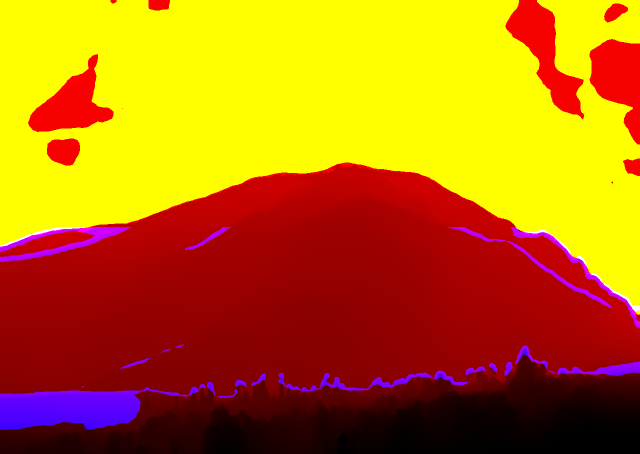
#> input picture package/contents/photos/autumn__wild__autumn-forest-near-a-mountain/maps.png, 1280 x 908 px, found by its file name (shown at 1/2 size)
$ python skyline.py ../package/contents/photos/autumn__wild__autumn-forest-near-a-mountain/photo.jpg
#> lines starting #> are read from the running program, lines starting #| are printed output that depends on the picture; after the words box and inside, x2 and y2 are one past the last pixel; in counts of white or black regions, pixels touching at a corner belong together
#!/usr/bin/env python3
"""Per-photo extras that only need the existing maps (no ML models):

  Skyline.qml  where the open sky ends in each of 64 columns (photo y, 0 = top),
               so fireworks burst in open sky and launch from behind the skyline
  maps2.png B  mirror line covering water as well as ground, so lakes and
               rivers reflect the sky (and the fireworks)
  sky.png      the sky mask at up to 1920 px wide, edge-fitted to the photo with a
               guided filter, so the live sky meets treetops and roofs without halos
  (run tools/repack_maps.py first on folders made before maps3.png existed)

usage: skyline.py PHOTO_DIR [PHOTO_DIR ...]   (folders holding maps.png)
"""
import os
import sys

import numpy as np
from PIL import Image

COLS = 64


def mirror_line(mask):
    """For each masked pixel, the top row (0..1) of its vertical run."""
    h = mask.shape[0]
    rows = np.arange(h)[:, None].repeat(mask.shape[1], 1)
    start = mask.copy()
    start[1:] &= ~mask[:-1]
    top = np.maximum.accumulate(np.where(start, rows, -1), axis=0)
    return np.where(mask, top / h, 0.0)


def box(a, r):
    """Mean over a (2r+1)^2 window, via integral images."""
    k = 2 * r + 1
    p = np.pad(a, r + 1, mode="edge").cumsum(0).cumsum(1)
    return (p[k:, k:] - p[:-k, k:] - p[k:, :-k] + p[:-k, :-k])[:a.shape[0], :a.shape[1]] / (k * k)


def guided(guide, src, r, eps):
    """He et al. guided filter: src smoothed but following guide's edges."""
    mi, mp = box(guide, r), box(src, r)
    cov = box(guide * src, r) - mi * mp
    var = box(guide * guide, r) - mi * mi
    a = cov / (var + eps)
    b = mp - a * mi
    return box(a, r) * guide + box(b, r)


def fine_sky(folder, sky):
    photo = Image.open(os.path.join(folder, "photo.jpg")).convert("RGB")
    w = min(1920, photo.width)
    h = round(photo.height * w / photo.width)
    rgb = np.asarray(photo.resize((w, h), Image.LANCZOS), dtype=np.float32) / 255
    # sky is bright and blue-ish: use a guide that separates it from foliage well
    guide = 0.5 * rgb[..., 2] + 0.3 * rgb.mean(2) + 0.2 * (rgb[..., 2] - rgb[..., 0])
    coarse = np.asarray(Image.fromarray((sky * 255).astype(np.uint8)).resize((w, h), Image.BILINEAR),
                        dtype=np.float32) / 255
    # The segmenter is cautious at the edges: gaps in treetops and slivers by
    # walls often read as "not sky". Near the sky, anything that matches the
    # sky's colour on that row is sky too.
    conf = coarse > 0.9
    ref = np.zeros((h, 3), np.float32)
    have = np.zeros(h, bool)
    for y in range(h):
        row = rgb[y][conf[y]]
        if len(row) > 8:
            ref[y] = np.median(row, 0)
            have[y] = True
    if have.any():
        idx = np.nonzero(have)[0]
        nearest = idx[np.clip(np.searchsorted(idx, np.arange(h)), 0, len(idx) - 1)]
        ref = ref[nearest]
        lowest = idx.max()
        near_sky = box(conf.astype(np.float32), 30) > 0.02
        diff = np.abs(rgb - ref[:, None, :]).max(2)
        lum, rlum = rgb.mean(2), ref.mean(1)[:, None]
        match = (diff < 0.07) & (lum > rlum - 0.06) & near_sky & ~conf
        match[lowest + 1:] = False                      # not lakes or anything below the sky
        coarse = np.maximum(coarse, match * np.clip(1 - diff / 0.07, 0, 1) * 1.5).clip(0, 1)
    out = coarse
    for r, eps in ((10, 4e-4), (3, 1e-4)):
        out = np.clip(guided(guide, out, r, eps), 0, 1)
    # sharpen the soft edge a little, keep it anti-aliased
    out = np.clip((out - 0.38) * 3.0 + 0.5, 0, 1)        # lean toward sky: covers bright fringes
    Image.fromarray((out * 255 + 0.5).astype(np.uint8), "L").save(os.path.join(folder, "sky.png"), optimize=True)
    return out


def fix_edge_depth(folder, fine):
    """Thin things against the sky (treetops, wires, roof edges) come out of the
    depth model blended with the sky, i.e. far away. Give pixels near the sky
    the depth of the nearest solid thing around them instead."""
    from PIL import ImageFilter
    p = os.path.join(folder, "maps.png")
    m = np.asarray(Image.open(p).convert("RGB")).copy()
    h, w = m.shape[:2]
    sky = np.asarray(Image.fromarray((fine * 255).astype(np.uint8)).resize((w, h), Image.BILINEAR)) > 127
    d = m[..., 0].copy()
    d[sky] = 255                                         # sky never wins a minimum
    low = np.asarray(Image.fromarray(d).filter(ImageFilter.MinFilter(15)))
    near = box(sky.astype(np.float32), 10) > 0.01
    fix = near & ~sky
    m[..., 0] = np.where(fix, np.minimum(m[..., 0], low), m[..., 0])
    m[..., 0] = np.where(sky, 255, m[..., 0])
    Image.fromarray(m, "RGB").save(p, optimize=True)


def skyline(sky):
    h, w = sky.shape
    out = []
    for i in range(COLS):
        col = sky[:, int(i * w / COLS):int((i + 1) * w / COLS)].mean(1)
        # walk down from the top while it's mostly sky
        run = np.convolve(col, np.ones(9) / 9, mode="same")
        below = np.nonzero(run < 0.5)[0]
        out.append(round(float(below[0] / h) if len(below) else 1.0, 3))
    return out


def process(folder):
    m = np.asarray(Image.open(os.path.join(folder, "maps.png")).convert("RGB"), dtype=np.float32) / 255
    sky, ground = m[..., 1], m[..., 2]
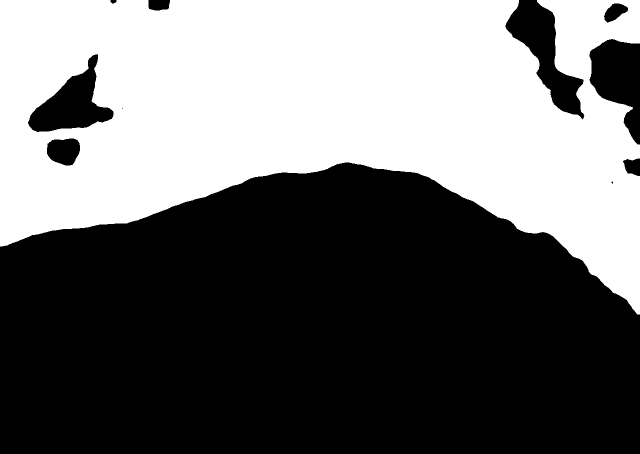
#> sky: shape (908, 1280) float32 (shown at 1/2 size); values 0 (black) and 1 (white), 42.6% white; 1 white region, box (x1, y1, x2, y2) and area: (0, 0, 1280, 629) 495167
#> ground: shape (908, 1280) float32; values 0 (black) and 1 (white), 3.5% white; 23 white regions (4 under 20 px), largest, box (x1, y1, x2, y2) and area: (0, 768, 411, 859) 19384, (0, 454, 263, 524) 5694, (1021, 454, 1280, 656) 3971
    water = np.asarray(Image.open(os.path.join(folder, "maps3.png")).convert("RGB"), dtype=np.float32)[..., 0] / 255
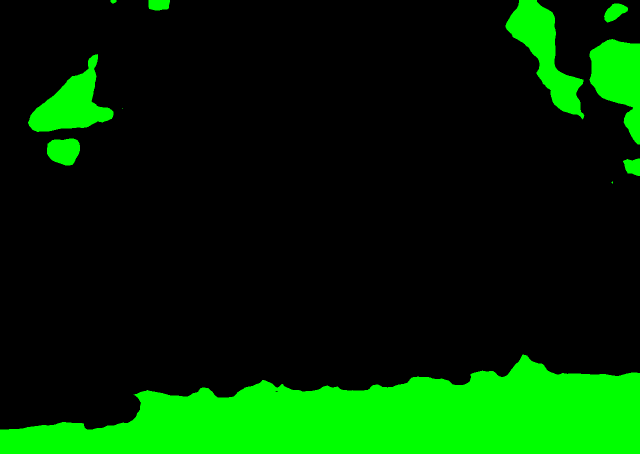
#> input picture package/contents/photos/autumn__wild__autumn-forest-near-a-mountain/maps3.png, 1280 x 908 px, found by its file name (shown at 1/2 size)
#> water: shape (908, 1280) float32; every value is 0
    line = skyline(sky)
#> after the loop in skyline, `for i in range(COLS):`: out = 64 values, max 0.583 at index 58, min 0 at index 11, mean 0.299
#> line has the same summary as out in skyline
    fix_edge_depth(folder, fine_sky(folder, sky))
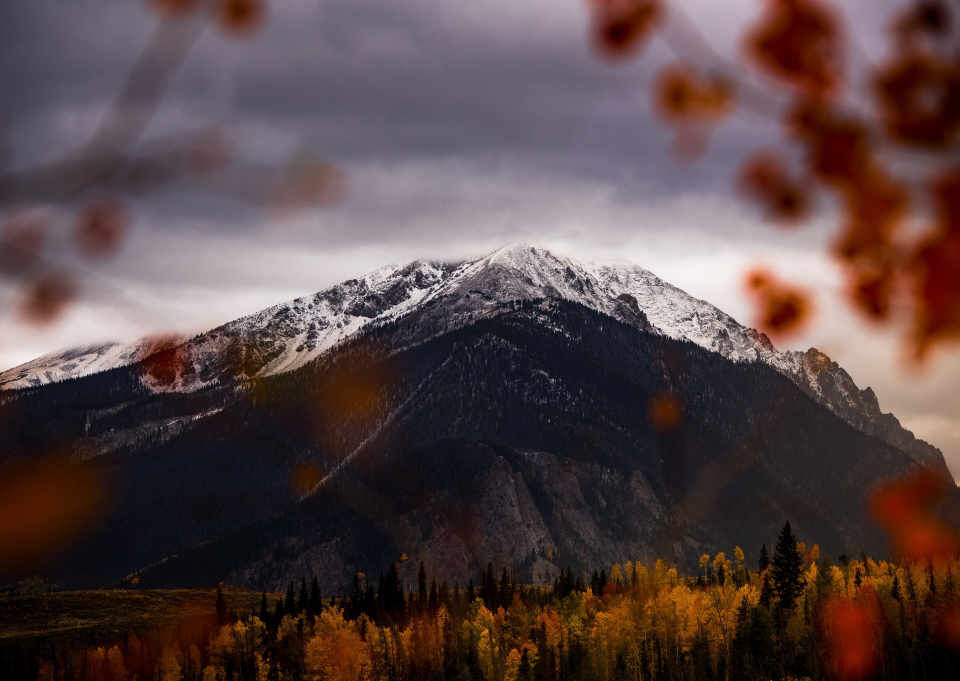
#> input picture package/contents/photos/autumn__wild__autumn-forest-near-a-mountain/photo.jpg, 3840 x 2723 px, found by its file name (shown at 1/4 size)
#> in fine_sky, photo is the input picture: PIL image 3840x2723 RGB; mean R, G, B 87.6, 69.3, 69.5
#> in fine_sky, `conf = coarse > 0.9`: conf: shape (1362, 1920) bool; 42.5% white; 1 white region, box (x1, y1, x2, y2) and area: (0, 0, 1920, 943) 1110110
#> after the loop in fine_sky, `for y in range(h):`: ref = 1362 rows, first 8: [0.522, 0.447, 0.518], [0.518, 0.447, 0.514], [0.518, 0.443, 0.51], [0.518, 0.443, 0.51], [0.514, 0.439, 0.506], [0.514, 0.435, 0.506], [0.514, 0.435, 0.502], [0.514, 0.435, 0.502]
#> in fine_sky, `idx = np.nonzero(have)[0]`: idx = 942 values from 0 to 941
#> in fine_sky, `nearest = idx[np.clip(np.searchsorted(idx, np.arange(h)), 0, len(idx) ..`: nearest = 1362 values from 0 to 941
#> in fine_sky, `lowest = idx.max()`: lowest = 941
#> in fine_sky, `near_sky = box(conf.astype(np.float32), 30) > 0.02`: near_sky: shape (1362, 1920) bool; 47.9% white; 1 white region, box (x1, y1, x2, y2) and area: (0, 0, 1920, 972) 1252902
#> in fine_sky, `lum, rlum = rgb.mean(2), ref.mean(1)[:, None]`: rlum = 1362 values, max 0.786 at index 511, min 0.382 at index 180, mean 0.531
#> in fine_sky, `match = (diff < 0.07) & (lum > rlum - 0.06) & near_sky & ~conf`: match: shape (1362, 1920) bool; 0.54% white; 1320 white regions (1271 under 20 px), largest, box (x1, y1, x2, y2) and area: (130, 200, 290, 312) 5226, (822, 504, 997, 534) 764, (210, 677, 281, 715) 750
#> the loop in fine_sky, `for r, eps in ((10, 4e-4), (3, 1e-4)):` made 2 passes
#> pass 1, in box (call 2), `p = np.pad(a, r + 1, mode="edge").cumsum(0).cumsum(1)`:
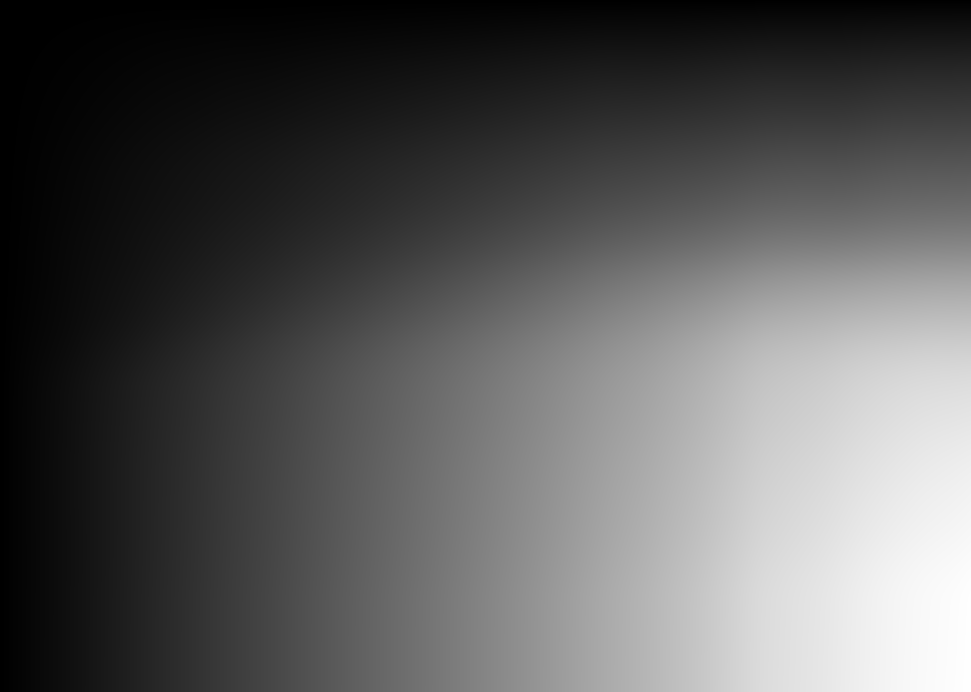
#> p: shape (1384, 1942) float32 (shown at 1/2 size); min 0.237, max 563063.6, mean 198304.6; drawn with min black and max white
#> in fix_edge_depth, m is the input picture: shape (908, 1280, 3); mean R, G, B 186.2, 108.6, 8.9
#> in fix_edge_depth, `sky = np.asarray(Image.fromarray((fine * 255).astype(np.uint8)).resize..`: sky: shape (908, 1280) bool; 43.3% white; 24 white regions (23 under 20 px), largest, box (x1, y1, x2, y2) and area: (0, 0, 1280, 631) 503020
#> in fix_edge_depth, `near = box(sky.astype(np.float32), 10) > 0.01`: near: shape (908, 1280) bool; 46.4% white; 1 white region, box (x1, y1, x2, y2) and area: (0, 0, 1280, 641) 539524
#> in fix_edge_depth, `fix = near & ~sky`: fix: shape (908, 1280) bool; 3.1% white; 108 white regions (99 under 20 px), largest, box (x1, y1, x2, y2) and area: (0, 327, 1280, 641) 17019, (1012, 0, 1165, 229) 6687, (60, 159, 224, 262) 4591
#> in fix_edge_depth, `m[..., 0] = np.where(fix, np.minimum(m[..., 0], low), m[..., 0])`: m: shape (908, 1280, 3); 0.89% of pixels changed, all inside (x1, y1, x2, y2) = (0, 327, 1280, 641)
    with open(os.path.join(folder, "Skyline.qml"), "w") as f:
        f.write("// generated by tools/skyline.py: open sky ends at these photo heights, left to right\n")
        f.write("import QtQml\nQtObject { readonly property var y: %s }\n" % line)
    p2 = os.path.join(folder, "maps2.png")
    m2 = np.asarray(Image.open(p2).convert("RGB")).copy()
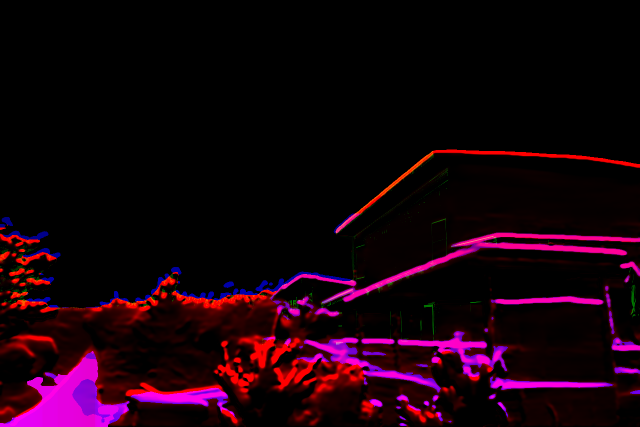
#> input picture package/contents/photos/clear_day__town__forest-house/maps2.png, 1280 x 853 px, found by its file name (shown at 1/2 size)
#> m2 is the input picture: shape (853, 1280, 3); mean R, G, B 23.7, 0.6, 11.8
    mirror = mirror_line((ground > 0.5) | (water > 0.5))
#> in mirror_line, `start[1:] &= ~mask[:-1]`: start: shape (908, 1280) bool; 0.22% white in thin lines or dots, all inside (x1, y1, x2, y2) = (0, 454, 1280, 806)
#> in mirror_line, `top = np.maximum.accumulate(np.where(start, rows, -1), axis=0)`:
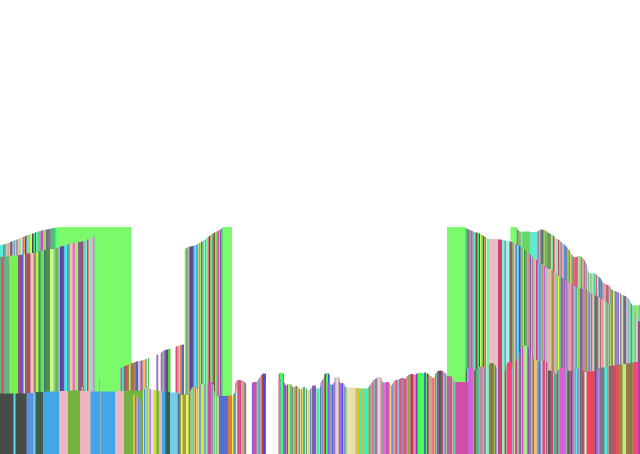
#> top: shape (908, 1280) int64 (shown at 1/2 size); 279 distinct labels, from -1 to 805; one colour per label, 0 black, -1 white
#> in mirror_line, `return np.where(mask, top / h, 0.0)`:
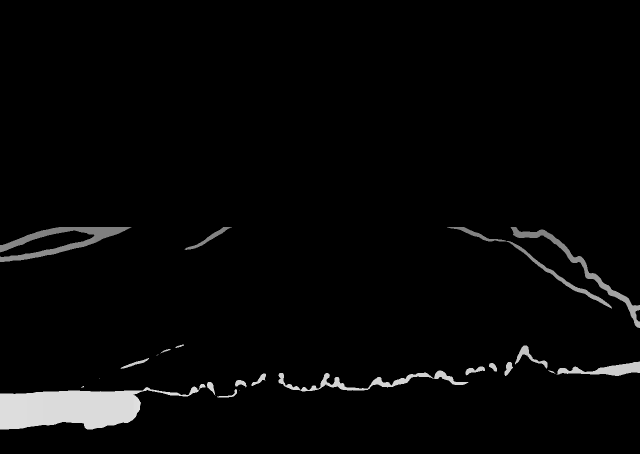
#> returned value: shape (908, 1280) float64 (shown at 1/2 size); min 0, max 0.887, mean 0.0264
#> (the run stopped early here; a loop or call above may not have finished)
